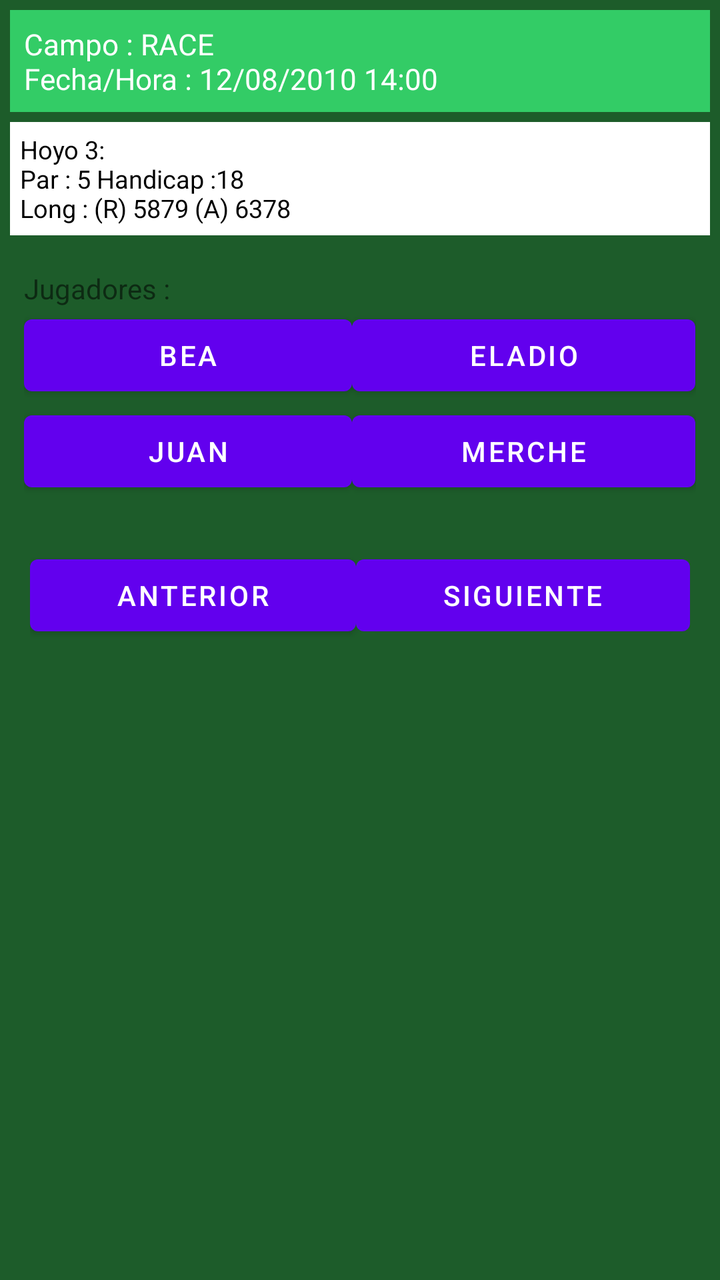
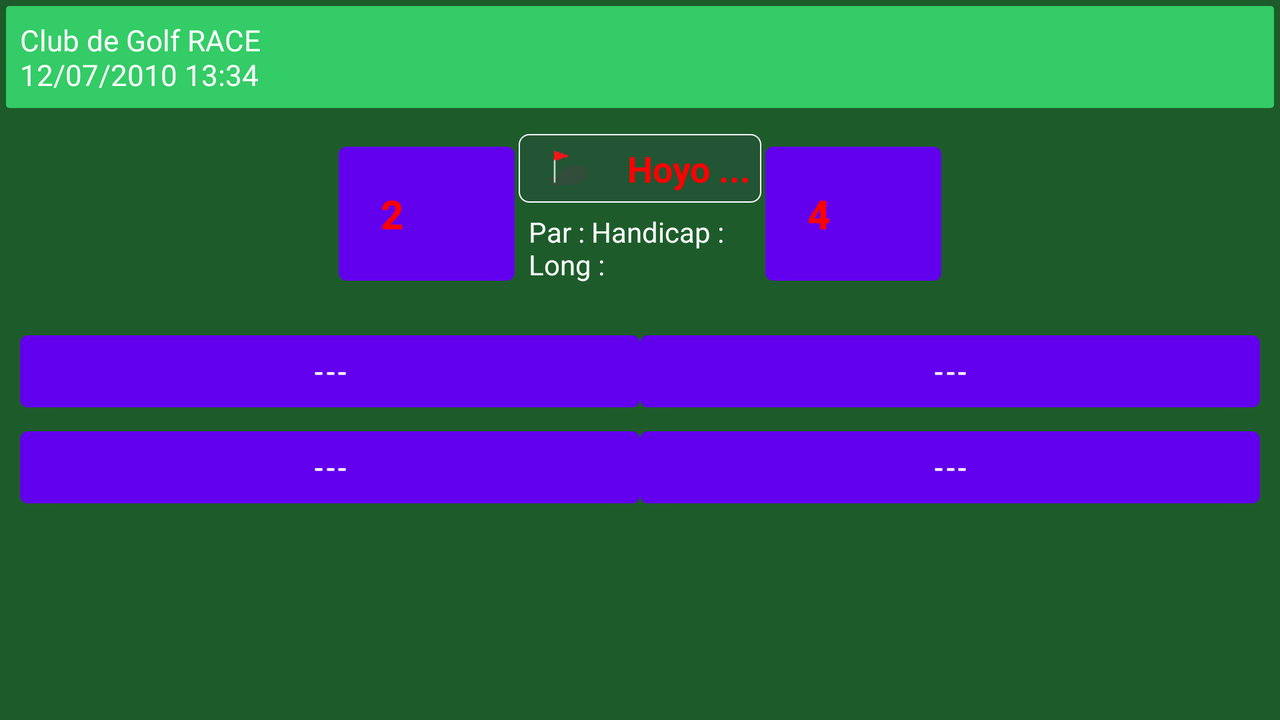

First picture: res/layout/ on a phone held upright. Second picture: the repository's own variant of that layout, on a device whose configuration matches the variant's folder. Source for both follows.
<!-- AndroidManifest.xml: fallback theme Theme.MaterialComponents.DayNight.NoActionBar -->
<!-- res/layout/strokes.xml -->
<?xml version="1.0" encoding="utf-8"?>
<ScrollView
	xmlns:android="http://schemas.android.com/apk/res/android"
	android:background="@color/background"
	android:layout_height="fill_parent"
	android:layout_width="fill_parent">
	<LinearLayout
		android:layout_height="wrap_content"
		android:layout_width="fill_parent"
		android:orientation="vertical"
		android:paddingTop="5dip"
		android:paddingLeft="5dip"
		android:paddingRight="5dip">
		<TextView
			android:padding="7dip"
			android:layout_height="wrap_content"
			android:layout_width="fill_parent"
			android:textColor="@color/colortext_title"
			android:textSize="14.5sp"
			android:background="@color/background_title"
			android:text="Campo : RACE\nFecha/Hora : 12/08/2010 14:00" />
		<TextView
			android:layout_height="5dip"
			android:layout_width="fill_parent"
			android:text=" " />
		<TextView
			android:id="@+id/hole_info"
			android:padding="5dip"
			android:layout_height="wrap_content"
			android:layout_width="fill_parent"
			android:textColor="#000000"
			android:textSize="12.5sp"
			android:background="#FFFFFF"
			android:text="Hoyo 3:\nPar : 5     Handicap :18\nLong : (R) 5879  (A) 6378" />
		<TableLayout
			android:padding="7dip"
			android:layout_height="fill_parent"
			android:layout_width="fill_parent"
			android:stretchColumns="0,1"
			android:gravity="center_vertical">
			<TextView 
				android:id="@+id/label_players"
				android:text="Jugadores :  "
				android:paddingTop="10dip"/>
			<TableRow
				android:layout_width="fill_parent"
				android:layout_height="wrap_content"
				android:gravity="center_vertical">
				<Button
					android:id="@+id/strokesButton_1"
					android:layout_width="wrap_content"
					android:layout_height="wrap_content"
					android:text="Bea" />
				<Button
					android:id="@+id/strokesButton_2"
					android:layout_width="wrap_content"
					android:layout_height="wrap_content"
					android:text="Eladio" />
			</TableRow>
			<TableRow>
				<Button
					android:id="@+id/strokesButton_3"
					android:layout_width="wrap_content"
					android:layout_height="wrap_content"
					android:text="Juan" />
				<Button
					android:id="@+id/strokesButton_4"
					android:layout_width="wrap_content"
					android:layout_height="wrap_content"
					android:text="Merche" />
			</TableRow>
		</TableLayout>
		<TableLayout
			android:padding="10dip"
			android:layout_height="fill_parent"
			android:layout_width="fill_parent"
			android:stretchColumns="0,1">
			<TextView
				android:layout_height="7dip"
				android:layout_width="fill_parent"
				android:text="\n\n" />
			<TableRow>
				<Button
					android:id="@+id/strokes_previous"
					android:layout_width="wrap_content"
					android:layout_height="wrap_content"
					android:text="Anterior" />
				<Button
					android:id="@+id/strokes_next"
					android:layout_width="wrap_content"
					android:layout_height="wrap_content"
					android:text="Siguiente" />
			</TableRow>
		</TableLayout>
	</LinearLayout>		
</ScrollView>
<!-- resources referenced by this layout -->
<resources>
  <color name="background">#1D5C2A</color>
  <color name="background_title">#33cc66</color>
  <color name="colortext_title">#FFFFFF</color>
</resources>
<!-- res/layout-land/strokes.xml (the repository's variant of the layout above) -->
<!-- drawn on the phone turned sideways -->
<?xml version="1.0" encoding="utf-8"?>
<ScrollView
	xmlns:android="http://schemas.android.com/apk/res/android"
	android:background="@color/background"
	android:layout_height="fill_parent"
	android:layout_width="fill_parent">
	<LinearLayout
		android:layout_height="wrap_content"
		android:layout_width="fill_parent"
		android:orientation="vertical"
		android:paddingTop="3dip"
		android:paddingLeft="3dip"
		android:paddingRight="3dip">
		<TextView
			android:id="@+id/card_match"
			android:padding="7dip"
			android:layout_height="wrap_content"
			android:layout_width="fill_parent"
			android:textColor="@color/colortext_title"
			android:textSize="14.5sp"
			android:background="@drawable/rounded_edges"
			android:text="Club de Golf RACE\n12/07/2010 13:34" />
		<TextView
			android:layout_height="5dip"
			android:layout_width="fill_parent"
			android:text=" " />
		<LinearLayout
			android:layout_height="wrap_content"
			android:layout_width="fill_parent"
			android:orientation="horizontal"
			android:paddingTop="6dip"
			android:paddingBottom="6dip"
			android:gravity="center" >
			<Button
				android:id="@+id/strokes_previous"
				android:layout_width="wrap_content"
				android:layout_height="wrap_content"
				android:text="2"
				android:textStyle="bold"
				android:textSize="20.0sp"
				android:textColor="@color/red" 
				android:padding="20dip"
				android:gravity="center_vertical"/>
			<LinearLayout
				android:layout_height="wrap_content"
				android:layout_width="wrap_content"
				android:orientation="vertical"
				android:padding="2dip"
				android:gravity="center" >
				<LinearLayout
					android:layout_height="fill_parent"
					android:layout_width="fill_parent"
					android:orientation="horizontal"
					android:background="@drawable/rounded_edges_strokes"
					android:gravity="center" >
					<ImageView
				    		android:src="@drawable/tee2"
				    		android:paddingLeft="15dip"
				    		android:paddingRight="15dip"
				    		android:layout_height="wrap_content"
				    		android:layout_width="wrap_content" />
					<TextView
						android:id="@+id/hole_info_1"
						android:padding="5dip"
						android:layout_height="wrap_content"
						android:layout_width="fill_parent"
						android:textColor="@color/red"
						android:textSize="18.0sp"
						android:textStyle="bold"
						android:paddingLeft="25dip"
						android:paddingRight="25dip"
						android:gravity="left"
						android:text="Hoyo ..." />
				</LinearLayout>
				<TextView
					android:id="@+id/hole_info_2"
					android:padding="5dip"
					android:layout_height="wrap_content"
					android:layout_width="fill_parent"
					android:textColor="#FFFFFF"
					android:textSize="14.0sp"
					android:paddingLeft="25dip"
					android:paddingRight="25dip"
					android:background="#1D5C2A"
					android:text="Par :        Handicap :      \nLong : " />
			</LinearLayout>
			<Button
				android:id="@+id/strokes_next"
				android:layout_width="wrap_content"
				android:layout_height="wrap_content"
				android:text="4"
				android:textStyle="bold"
				android:textSize="20.0sp"
				android:textColor="@color/red"
				android:padding="20dip" 
				android:gravity="center_vertical"/>
		</LinearLayout>
		<TableLayout
			android:padding="7dip"
			android:layout_height="fill_parent"
			android:layout_width="fill_parent"
			android:stretchColumns="0,1"
			android:gravity="center_vertical">
			<TableRow
				android:layout_width="fill_parent"
				android:layout_height="wrap_content"
				android:gravity="center_vertical">
				<Button
					android:id="@+id/strokesButton_1"
					android:layout_width="wrap_content"
					android:layout_height="wrap_content"
					android:text="---" />
				<Button
					android:id="@+id/strokesButton_2"
					android:layout_width="wrap_content"
					android:layout_height="wrap_content"
					android:text="---" />
			</TableRow>
			<TableRow>
				<Button
					android:id="@+id/strokesButton_3"
					android:layout_width="wrap_content"
					android:layout_height="wrap_content"
					android:text="---" />
				<Button
					android:id="@+id/strokesButton_4"
					android:layout_width="wrap_content"
					android:layout_height="wrap_content"
					android:text="---" />
			</TableRow>
		</TableLayout>
	</LinearLayout>		
</ScrollView>
<!-- resources referenced by the variant -->
<!-- as the phone turned sideways resolves them -->
<resources>
  <color name="background">#1D5C2A</color>
  <color name="colortext_title">#FFFFFF</color>
  <color name="red">#FF0000</color>
  <!-- drawable rounded_edges (drawable-hdpi) -->
  <?xml version="1.0" encoding="UTF-8"?>
  <shape xmlns:android="http://schemas.android.com/apk/res/android">
  	<solid android:color="#33cc66"/>
  	<corners android:radius="5px"/>
  	<padding android:left="0dp" android:top="0dp" android:right="0dp" android:bottom="0dp" /> 
  </shape>
  <!-- drawable rounded_edges_strokes (drawable-hdpi) -->
  <?xml version="1.0" encoding="UTF-8"?>
  <shape xmlns:android="http://schemas.android.com/apk/res/android">
  	<solid android:color="#225533"/>
  	<stroke android:color="@color/white" android:width="2px" />
  	<corners android:radius="15px" />
  	<padding android:left="0dp" android:top="0dp" android:right="0dp" android:bottom="0dp" />
  </shape>
  <!-- drawable tee2: png bitmap (drawable-hdpi, 3090 bytes) -->
  <color name="white">#FFFFFFFF</color>
</resources>
